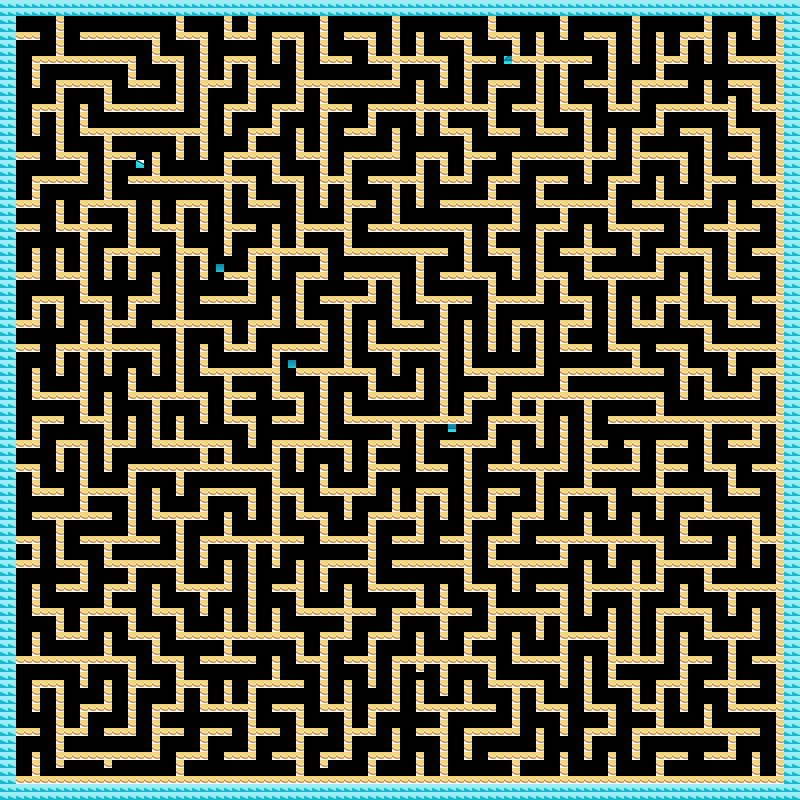

Below is a game level as drawn by its tile map, then a one-line description and the .tmx that defines it (tile-layer data replaced by summaries):
An orthogonal 100x100 tile map with 8x8 px tiles, 1 tile layer (untitled layer).

<map version="1.0" orientation="orthogonal" width="100" height="100" tilewidth="8" tileheight="8">
  <tileset firstgid="1" name="untitled tile sheet" tilewidth="8" tileheight="8" spacing="0" margin="0">
    <image source="97.png" />
  </tileset>
  <layer name="untitled layer" width="100" height="100">
    <properties>
      <property name="@Description" value="" />
    </properties>
    <data>[10000 cells, 3879 non-empty, 6 distinct tile ids]</data>
  </layer>
</map>
